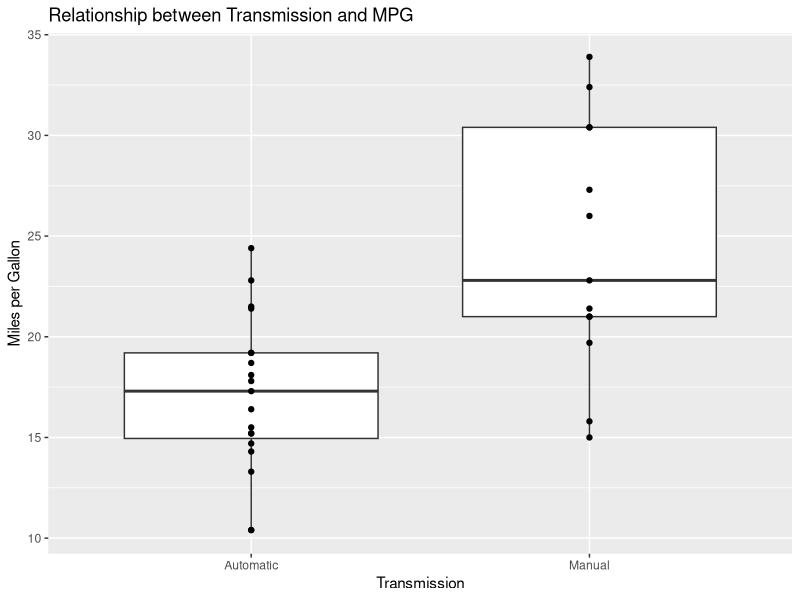
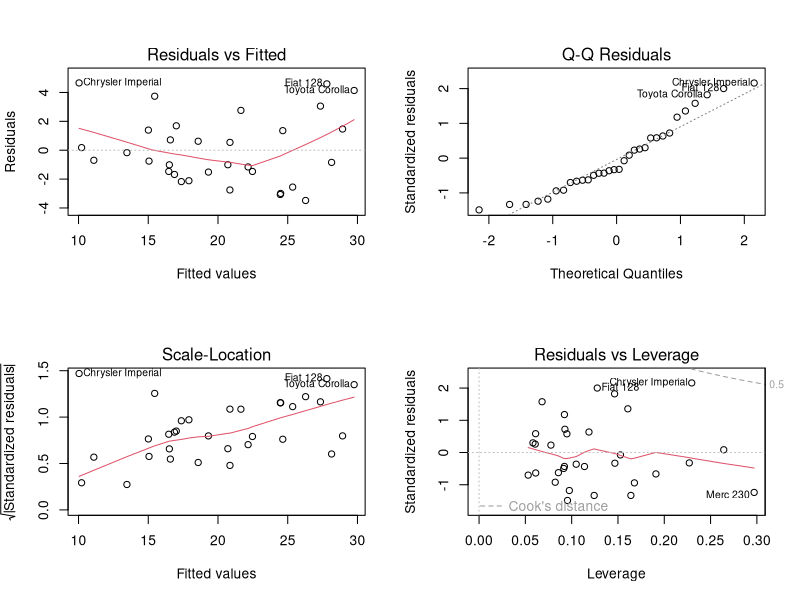

The R source for these figures, in order:
## ---- chunk 1
# Load necessary libraries
library(ggplot2)
library(dplyr)

# Load the mtcars dataset
data("mtcars")

# Select relevant variables for analysis (MPG and transmission)
mpg_transmission <- mtcars %>% select(mpg, am) %>% mutate(am = as.factor(am))

## ---- chunk 2
mpg_transmission <- mtcars %>% 
  select(mpg, am) %>% 
  mutate(am = factor(am, levels = c(0, 1), labels = c("Automatic", "Manual")))
ggplot(data = mpg_transmission, aes(x = am, y = mpg)) +
  geom_boxplot() +
  geom_point() +
  xlab('Transmission') + 
  ylab('Miles per Gallon') +
  ggtitle('Relationship between Transmission and MPG')

## ---- chunk 3
# Fit multiple linear regression models
fitAll <- lm(mpg ~ ., data = mtcars)
summary(fitAll)

# Refine the model by removing non-significant variables
fitRaw <- mtcars %>% 
  select(-cyl) %>%  # Remove 'cyl' variable
  select(-disp) %>% # Remove 'disp' variable
  select(-hp) %>%   # Remove 'hp' variable
  select(-drat) %>% # Remove 'drat' variable
  select(-vs) %>%   # Remove 'vs' variable
  select(-gear) %>% # Remove 'gear' variable
  select(-carb)     # Remove 'carb' variable

fitRm <- lm(mpg ~ ., data = fitRaw)
summary(fitRm)

## ---- chunk 4
# Conduct residual analysis and diagnostic tests
par(mfrow = c(2, 2))
plot(fitRm)

